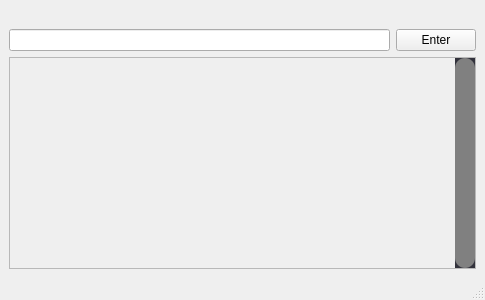
<?xml version="1.0" encoding="UTF-8"?>
<ui version="4.0">
 <class>MainWindow</class>
 <widget class="QMainWindow" name="MainWindow">
  <property name="geometry">
   <rect>
    <x>0</x>
    <y>0</y>
    <width>485</width>
    <height>300</height>
   </rect>
  </property>
  <property name="minimumSize">
   <size>
    <width>485</width>
    <height>300</height>
   </size>
  </property>
  <property name="windowTitle">
   <string>SideKick Library Manager</string>
  </property>
  <property name="styleSheet">
   <string notr="true">QScrollBar
{
	width: 20px;
	border:none;
    border-radius: 10px;
    background: #32323C;
}
QScrollBar::add-page, QScrollBar::sub-page 
{
	background-color: #32323C;
}
QScrollBar::add-line, QScrollBar::sub-line 
{
	background-color: #32323C;
}
QScrollBar::handle
{
	background-color: grey;
	min-height: 30px;
	border-radius: 10px;
	border:none;
}
QScrollBar::up-arrow
{
	background: none;
}
QScrollBar::down-arrow
{
	background: none;
}</string>
  </property>
  <widget class="QWidget" name="centralwidget">
   <property name="minimumSize">
    <size>
     <width>0</width>
     <height>0</height>
    </size>
   </property>
   <layout class="QGridLayout" name="gridLayout_7">
    <item row="0" column="1">
     <layout class="QGridLayout" name="gridLayout" columnstretch="0,0">
      <item row="1" column="0">
       <widget class="QLineEdit" name="search"/>
      </item>
      <item row="0" column="0" colspan="2">
       <widget class="QLabel" name="logo">
        <property name="text">
         <string/>
        </property>
       </widget>
      </item>
      <item row="1" column="1">
       <widget class="QPushButton" name="enter">
        <property name="text">
         <string>Enter</string>
        </property>
       </widget>
      </item>
      <item row="2" column="0" colspan="2">
       <widget class="QScrollArea" name="scrollArea">
        <property name="verticalScrollBarPolicy">
         <enum>Qt::ScrollBarAlwaysOn</enum>
        </property>
        <property name="horizontalScrollBarPolicy">
         <enum>Qt::ScrollBarAsNeeded</enum>
        </property>
        <property name="widgetResizable">
         <bool>true</bool>
        </property>
        <widget class="QWidget" name="scrollAreaWidget">
         <property name="geometry">
          <rect>
           <x>0</x>
           <y>0</y>
           <width>443</width>
           <height>210</height>
          </rect>
         </property>
         <layout class="QVBoxLayout" name="verticalLayout_2">
          <item>
           <layout class="QVBoxLayout" name="libraries"/>
          </item>
         </layout>
        </widget>
       </widget>
      </item>
     </layout>
    </item>
   </layout>
  </widget>
  <widget class="QStatusBar" name="statusbar"/>
 </widget>
 <resources/>
 <connections/>
</ui>
